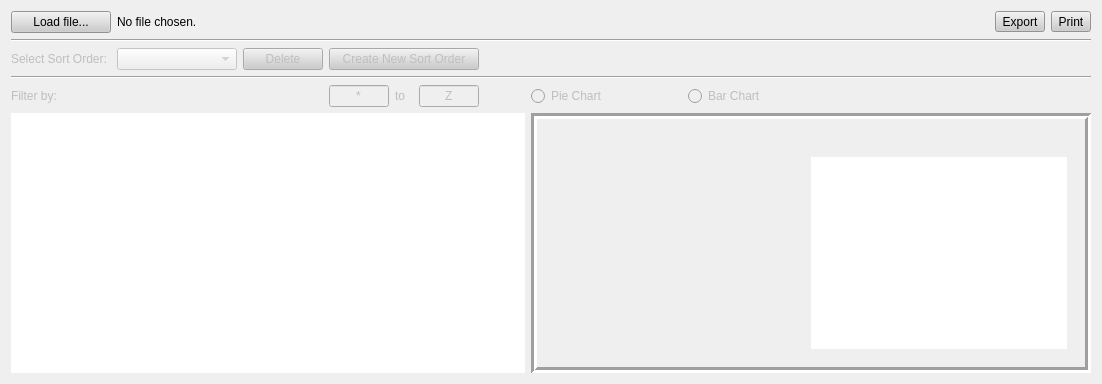
         <widget class="QWidget" name="tabFund">
          <attribute name="title">
           <string>Grants and Clinical Funding</string>
          </attribute>
          <layout class="QGridLayout" name="gridLayout_6">
           <item row="5" column="7" colspan="8">
            <widget class="QFrame" name="fundChartFrame">
             <property name="frameShape">
              <enum>QFrame::Box</enum>
             </property>
             <property name="frameShadow">
              <enum>QFrame::Sunken</enum>
             </property>
             <property name="lineWidth">
              <number>3</number>
             </property>
             <layout class="QGridLayout" name="gridLayout_16">
              <item row="1" column="0">
               <widget class="QStackedWidget" name="fund_graph_stackedWidget">
                <property name="enabled">
                 <bool>true</bool>
                </property>
                <property name="sizePolicy">
                 <sizepolicy hsizetype="Expanding" vsizetype="Expanding">
                  <horstretch>0</horstretch>
                  <verstretch>0</verstretch>
                 </sizepolicy>
                </property>
                <property name="frameShape">
                 <enum>QFrame::NoFrame</enum>
                </property>
                <property name="frameShadow">
                 <enum>QFrame::Sunken</enum>
                </property>
                <property name="midLineWidth">
                 <number>0</number>
                </property>
                <property name="currentIndex">
                 <number>0</number>
                </property>
                <widget class="QWidget" name="fund_pie_page">
                 <layout class="QGridLayout" name="gridLayout_9">
                  <item row="0" column="0">
                   <widget class="PieChartWidget" name="fundPieChart" native="true">
                    <property name="enabled">
                     <bool>true</bool>
                    </property>
                    <property name="sizePolicy">
                     <sizepolicy hsizetype="Expanding" vsizetype="Expanding">
                      <horstretch>0</horstretch>
                      <verstretch>0</verstretch>
                     </sizepolicy>
                    </property>
                    <property name="minimumSize">
                     <size>
                      <width>250</width>
                      <height>0</height>
                     </size>
                    </property>
                    <property name="maximumSize">
                     <size>
                      <width>16777215</width>
                      <height>16777215</height>
                     </size>
                    </property>
                    <property name="focusPolicy">
                     <enum>Qt::TabFocus</enum>
                    </property>
                    <property name="layoutDirection">
                     <enum>Qt::LeftToRight</enum>
                    </property>
                    <property name="styleSheet">
                     <string notr="true"/>
                    </property>
                    <layout class="QGridLayout" name="_4">
                     <property name="spacing">
                      <number>0</number>
                     </property>
                    </layout>
                   </widget>
                  </item>
                  <item row="0" column="1">
                   <widget class="QListWidget" name="fundPieList">
                    <property name="minimumSize">
                     <size>
                      <width>0</width>
                      <height>0</height>
                     </size>
                    </property>
                    <property name="maximumSize">
                     <size>
                      <width>16777215</width>
                      <height>16777215</height>
                     </size>
                    </property>
                    <property name="baseSize">
                     <size>
                      <width>0</width>
                      <height>0</height>
                     </size>
                    </property>
                    <property name="focusPolicy">
                     <enum>Qt::NoFocus</enum>
                    </property>
                    <property name="layoutDirection">
                     <enum>Qt::LeftToRight</enum>
                    </property>
                    <property name="frameShape">
                     <enum>QFrame::NoFrame</enum>
                    </property>
                    <property name="selectionMode">
                     <enum>QAbstractItemView::NoSelection</enum>
                    </property>
                   </widget>
                  </item>
                 </layout>
                </widget>
                <widget class="QWidget" name="fund_bar_page">
                 <layout class="QGridLayout" name="gridLayout_15">
                  <item row="1" column="0">
                   <widget class="QCustomPlot" name="fundBarChart" native="true">
                    <property name="enabled">
                     <bool>true</bool>
                    </property>
                    <property name="sizePolicy">
                     <sizepolicy hsizetype="Expanding" vsizetype="Expanding">
                      <horstretch>0</horstretch>
                      <verstretch>0</verstretch>
                     </sizepolicy>
                    </property>
                    <property name="minimumSize">
                     <size>
                      <width>250</width>
                      <height>0</height>
                     </size>
                    </property>
                    <property name="maximumSize">
                     <size>
                      <width>16777215</width>
                      <height>16777215</height>
                     </size>
                    </property>
                    <property name="focusPolicy">
                     <enum>Qt::TabFocus</enum>
                    </property>
                    <property name="layoutDirection">
                     <enum>Qt::LeftToRight</enum>
                    </property>
                    <property name="styleSheet">
                     <string notr="true"/>
                    </property>
                    <layout class="QGridLayout" name="_11">
                     <property name="spacing">
                      <number>0</number>
                     </property>
                    </layout>
                   </widget>
                  </item>
                 </layout>
                </widget>
               </widget>
              </item>
              <item row="0" column="0">
               <widget class="QLabel" name="fundGraphTitle">
                <property name="styleSheet">
                 <string notr="true">font: bold 12px;</string>
                </property>
                <property name="text">
                 <string/>
                </property>
                <property name="alignment">
                 <set>Qt::AlignCenter</set>
                </property>
               </widget>
              </item>
             </layout>
            </widget>
           </item>
           <item row="4" column="9">
            <widget class="QRadioButton" name="fund_bar_button">
             <property name="enabled">
              <bool>false</bool>
             </property>
             <property name="text">
              <string>Bar Chart</string>
             </property>
            </widget>
           </item>
           <item row="2" column="0">
            <widget class="QLabel" name="fund_sort_label">
             <property name="enabled">
              <bool>false</bool>
             </property>
             <property name="text">
              <string>Select Sort Order:</string>
             </property>
            </widget>
           </item>
           <item row="3" column="0" colspan="15">
            <widget class="Line" name="line">
             <property name="orientation">
              <enum>Qt::Horizontal</enum>
             </property>
            </widget>
           </item>
           <item row="2" column="12">
            <spacer name="horizontalSpacer_14">
             <property name="orientation">
              <enum>Qt::Horizontal</enum>
             </property>
             <property name="sizeHint" stdset="0">
              <size>
               <width>0</width>
               <height>0</height>
              </size>
             </property>
            </spacer>
           </item>
           <item row="0" column="0">
            <widget class="QPushButton" name="fund_load_file">
             <property name="minimumSize">
              <size>
               <width>100</width>
               <height>0</height>
              </size>
             </property>
             <property name="toolTip">
              <string>&lt;html&gt;&lt;head/&gt;&lt;body&gt;&lt;p&gt;Load Presentation CSV File&lt;/p&gt;&lt;/body&gt;&lt;/html&gt;</string>
             </property>
             <property name="autoFillBackground">
              <bool>false</bool>
             </property>
             <property name="styleSheet">
              <string notr="true">background-color: rgb(204, 204, 204);</string>
             </property>
             <property name="text">
              <string>Load file...</string>
             </property>
            </widget>
           </item>
           <item row="2" column="7">
            <spacer name="horizontalSpacer_5">
             <property name="orientation">
              <enum>Qt::Horizontal</enum>
             </property>
             <property name="sizeHint" stdset="0">
              <size>
               <width>0</width>
               <height>0</height>
              </size>
             </property>
            </spacer>
           </item>
           <item row="2" column="9">
            <spacer name="horizontalSpacer_17">
             <property name="orientation">
              <enum>Qt::Horizontal</enum>
             </property>
             <property name="sizeHint" stdset="0">
              <size>
               <width>0</width>
               <height>0</height>
              </size>
             </property>
            </spacer>
           </item>
           <item row="4" column="7">
            <widget class="QRadioButton" name="fund_pie_button">
             <property name="enabled">
              <bool>false</bool>
             </property>
             <property name="text">
              <string>Pie Chart</string>
             </property>
            </widget>
           </item>
           <item row="2" column="1">
            <widget class="QComboBox" name="fund_sort">
             <property name="enabled">
              <bool>false</bool>
             </property>
             <property name="sizePolicy">
              <sizepolicy hsizetype="Preferred" vsizetype="Fixed">
               <horstretch>0</horstretch>
               <verstretch>0</verstretch>
              </sizepolicy>
             </property>
             <property name="minimumSize">
              <size>
               <width>120</width>
               <height>0</height>
              </size>
             </property>
            </widget>
           </item>
           <item row="2" column="10">
            <spacer name="horizontalSpacer_33">
             <property name="orientation">
              <enum>Qt::Horizontal</enum>
             </property>
             <property name="sizeHint" stdset="0">
              <size>
               <width>40</width>
               <height>20</height>
              </size>
             </property>
            </spacer>
           </item>
           <item row="0" column="14" alignment="Qt::AlignRight">
            <widget class="QToolButton" name="fundPrintButton">
             <property name="toolTip">
              <string>&lt;html&gt;&lt;head/&gt;&lt;body&gt;&lt;p&gt;Print&lt;/p&gt;&lt;/body&gt;&lt;/html&gt;</string>
             </property>
             <property name="styleSheet">
              <string notr="true">background-color: rgb(204, 204, 204);</string>
             </property>
             <property name="text">
              <string>Print</string>
             </property>
             <property name="icon">
              <iconset>
               <normalon>:/printer.png</normalon>
              </iconset>
             </property>
             <property name="toolButtonStyle">
              <enum>Qt::ToolButtonTextBesideIcon</enum>
             </property>
            </widget>
           </item>
           <item row="0" column="1" colspan="12">
            <widget class="QLabel" name="fund_file_label">
             <property name="text">
              <string>No file chosen.</string>
             </property>
            </widget>
           </item>
           <item row="5" column="0" colspan="7">
            <widget class="QTreeView" name="fundTreeView">
             <property name="sizePolicy">
              <sizepolicy hsizetype="Expanding" vsizetype="Expanding">
               <horstretch>0</horstretch>
               <verstretch>0</verstretch>
              </sizepolicy>
             </property>
             <property name="styleSheet">
              <string notr="true"/>
             </property>
             <property name="frameShape">
              <enum>QFrame::NoFrame</enum>
             </property>
             <property name="frameShadow">
              <enum>QFrame::Sunken</enum>
             </property>
            </widget>
           </item>
           <item row="2" column="3" colspan="3">
            <widget class="QPushButton" name="fund_new_sort">
             <property name="enabled">
              <bool>false</bool>
             </property>
             <property name="sizePolicy">
              <sizepolicy hsizetype="Preferred" vsizetype="Fixed">
               <horstretch>0</horstretch>
               <verstretch>0</verstretch>
              </sizepolicy>
             </property>
             <property name="minimumSize">
              <size>
               <width>150</width>
               <height>0</height>
              </size>
             </property>
             <property name="styleSheet">
              <string notr="true">background-color: rgb(204, 204, 204);</string>
             </property>
             <property name="text">
              <string>Create New Sort Order</string>
             </property>
             <property name="checkable">
              <bool>false</bool>
             </property>
             <property name="checked">
              <bool>false</bool>
             </property>
             <property name="autoDefault">
              <bool>false</bool>
             </property>
             <property name="default">
              <bool>false</bool>
             </property>
            </widget>
           </item>
           <item row="4" column="5">
            <widget class="QLineEdit" name="fund_filter_to">
             <property name="enabled">
              <bool>false</bool>
             </property>
             <property name="maximumSize">
              <size>
               <width>60</width>
               <height>16777215</height>
              </size>
             </property>
             <property name="text">
              <string>Z</string>
             </property>
             <property name="maxLength">
              <number>1</number>
             </property>
             <property name="alignment">
              <set>Qt::AlignCenter</set>
             </property>
            </widget>
           </item>
           <item row="4" column="3">
            <widget class="QLineEdit" name="fund_filter_from">
             <property name="enabled">
              <bool>false</bool>
             </property>
             <property name="maximumSize">
              <size>
               <width>60</width>
               <height>16777215</height>
              </size>
             </property>
             <property name="text">
              <string>*</string>
             </property>
             <property name="maxLength">
              <number>1</number>
             </property>
             <property name="alignment">
              <set>Qt::AlignCenter</set>
             </property>
            </widget>
           </item>
           <item row="4" column="0">
            <widget class="QLabel" name="fund_filter_label">
             <property name="enabled">
              <bool>false</bool>
             </property>
             <property name="text">
              <string>Filter by:</string>
             </property>
            </widget>
           </item>
           <item row="4" column="4">
            <widget class="QLabel" name="fund_to_label">
             <property name="enabled">
              <bool>false</bool>
             </property>
             <property name="text">
              <string>to</string>
             </property>
            </widget>
           </item>
           <item row="2" column="8">
            <spacer name="horizontalSpacer_32">
             <property name="orientation">
              <enum>Qt::Horizontal</enum>
             </property>
             <property name="sizeHint" stdset="0">
              <size>
               <width>40</width>
               <height>20</height>
              </size>
             </property>
            </spacer>
           </item>
           <item row="2" column="6">
            <spacer name="horizontalSpacer_24">
             <property name="orientation">
              <enum>Qt::Horizontal</enum>
             </property>
             <property name="sizeHint" stdset="0">
              <size>
               <width>40</width>
               <height>20</height>
              </size>
             </property>
            </spacer>
           </item>
           <item row="2" column="2">
            <widget class="QPushButton" name="fund_delete_sort">
             <property name="enabled">
              <bool>false</bool>
             </property>
             <property name="styleSheet">
              <string notr="true">background-color: rgb(204, 204, 204);</string>
             </property>
             <property name="text">
              <string>Delete</string>
             </property>
            </widget>
           </item>
           <item row="1" column="0" colspan="15">
            <widget class="Line" name="line_2">
             <property name="orientation">
              <enum>Qt::Horizontal</enum>
             </property>
            </widget>
           </item>
           <item row="2" column="11">
            <spacer name="horizontalSpacer_15">
             <property name="orientation">
              <enum>Qt::Horizontal</enum>
             </property>
             <property name="sizeHint" stdset="0">
              <size>
               <width>0</width>
               <height>0</height>
              </size>
             </property>
            </spacer>
           </item>
           <item row="4" column="1" colspan="2">
            <widget class="QLabel" name="fund_filter">
             <property name="enabled">
              <bool>false</bool>
             </property>
             <property name="text">
              <string/>
             </property>
            </widget>
           </item>
           <item row="0" column="13">
            <widget class="QToolButton" name="fundExportButton">
             <property name="toolTip">
              <string>Export to pdf</string>
             </property>
             <property name="styleSheet">
              <string notr="true">background-color: rgb(204, 204, 204);</string>
             </property>
             <property name="text">
              <string>Export</string>
             </property>
             <property name="icon">
              <iconset resource="../images.qrc">
               <normaloff>:/Pdf.svg</normaloff>:/Pdf.svg</iconset>
             </property>
             <property name="toolButtonStyle">
              <enum>Qt::ToolButtonTextBesideIcon</enum>
             </property>
            </widget>
           </item>
          </layout>
         </widget>
